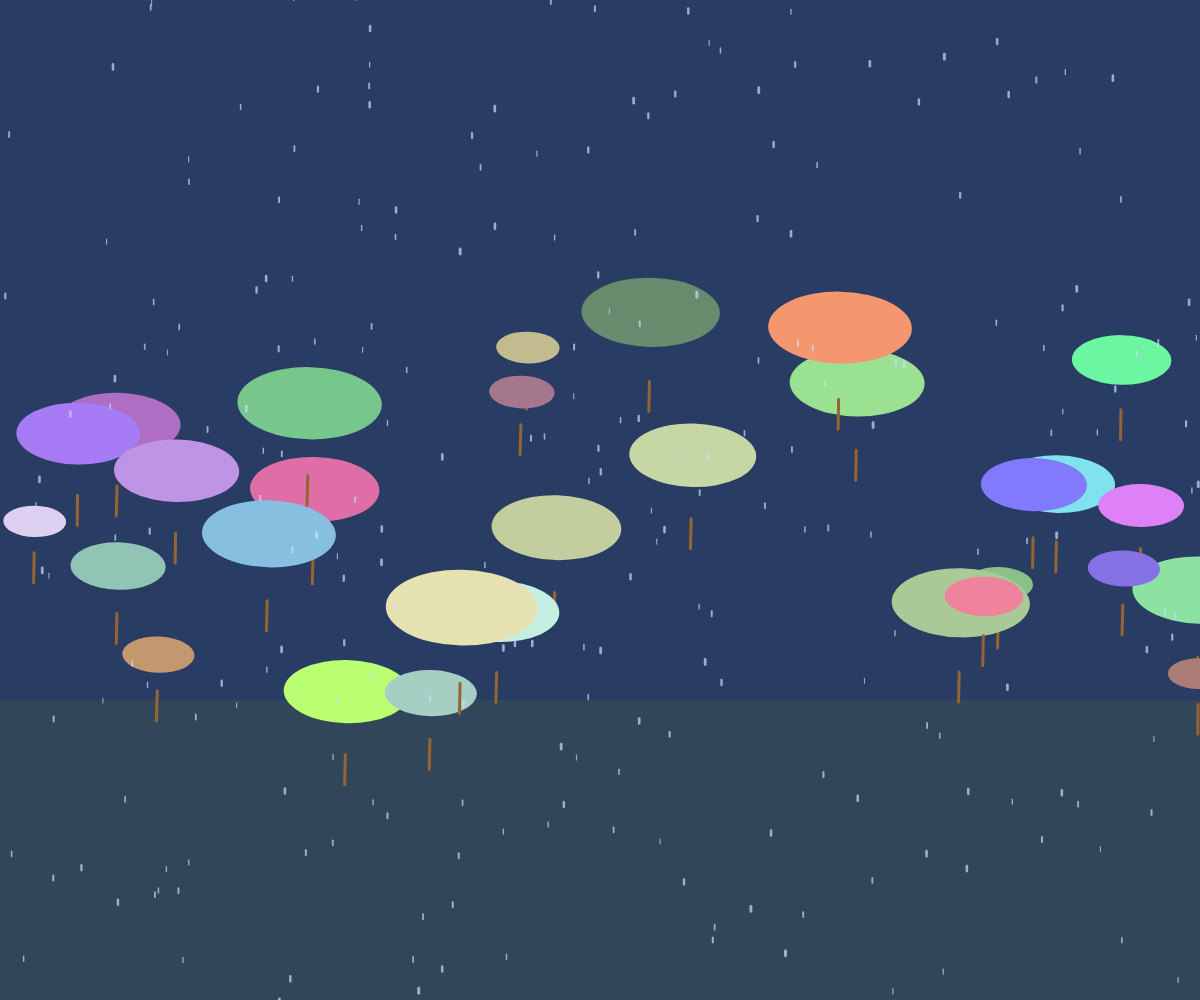
Frame 1 (no input)
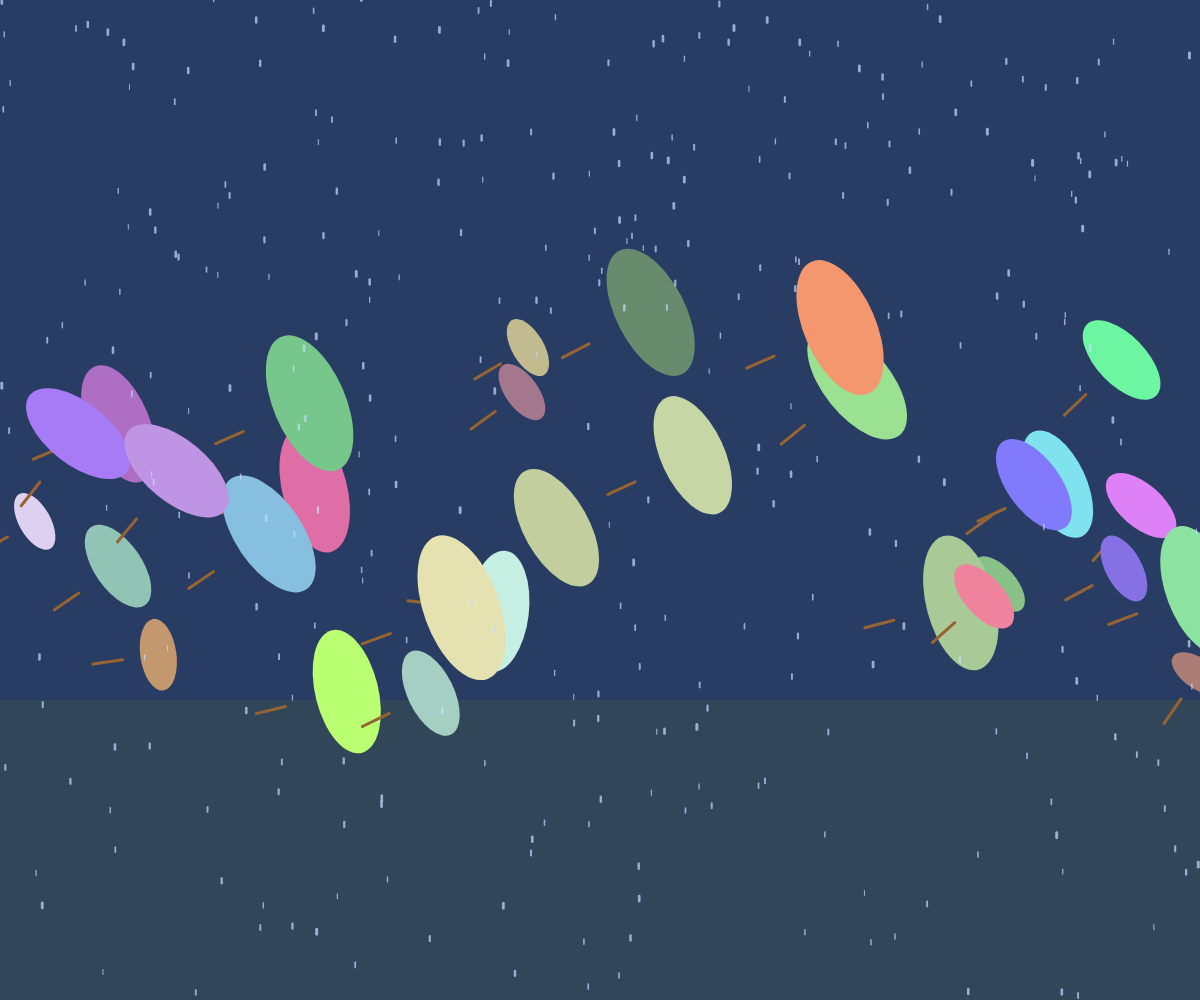
Frame 60 (no input)
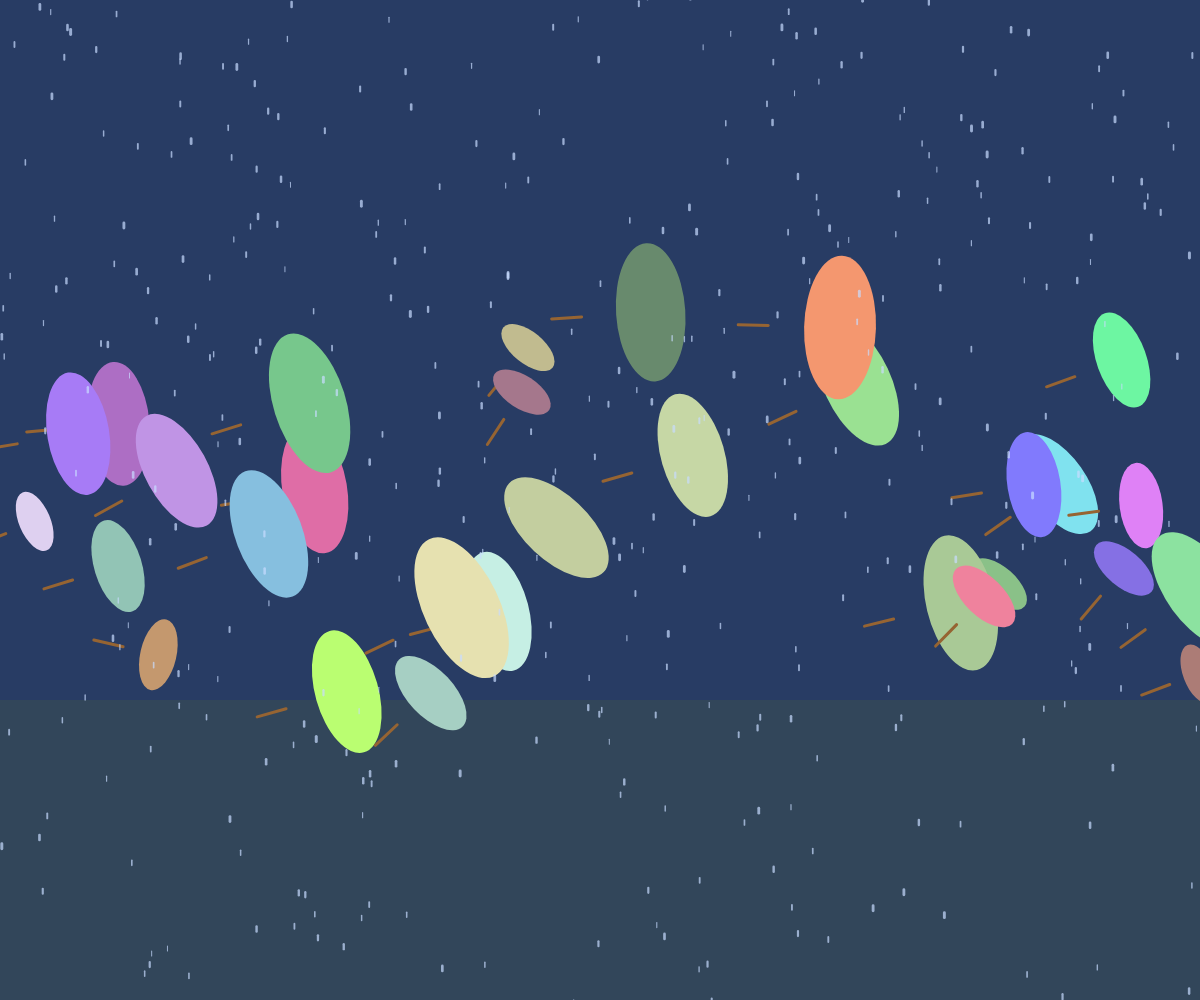
Frame 120 (the mouse pressed at the canvas centre since frame 60)

The p5.js sketch that drew these frames (run headless with seeded random() and noise() and a simulated clock; from frame 60 on, the mouse is pressed at the canvas centre):

// p5.js sketch
// ── sketch.js
let umbrellas = [];
let rain = [];
let wind = 0;
let windDirection = 1;

function setup() {
  createCanvas(windowWidth, windowHeight);
  // Create initial umbrellas
  for (let i = 0; i < 30; i++) {
    umbrellas.push({
      x: random(width),
      y: random(height * 0.3, height * 0.7),
      radius: random(30, 80),
      color: color(random(100, 255), random(100, 255), random(100, 255)),
      angle: 0,
      speed: random(0.01, 0.03),
      open: false,
      targetAngle: random(PI/4, PI/2),
      sway: 0
    });
  }
  // Create rain drops
  for (let i = 0; i < 500; i++) {
    rain.push({
      x: random(width),
      y: random(-height, height),
      speed: random(3, 8),
      size: random(1, 3)
    });
  }
}

function draw() {
  background(40, 60, 100);
  
  // Update wind
  wind = sin(frameCount * 0.01) * 0.5;
  windDirection += random(-0.01, 0.01);
  
  // Draw ground
  fill(50, 70, 90);
  noStroke();
  rect(0, height * 0.7, width, height * 0.3);
  
  // Draw umbrellas
  for (let umbrella of umbrellas) {
    if (!umbrella.open) {
      umbrella.angle += umbrella.speed;
      if (umbrella.angle > umbrella.targetAngle) {
        umbrella.open = true;
      }
    } else {
      umbrella.sway = sin(frameCount * 0.05 + umbrella.x * 0.01) * wind * 0.5;
    }
    
    push();
    translate(umbrella.x, umbrella.y);
    rotate(umbrella.angle + umbrella.sway);
    
    // Draw umbrella canopy
    fill(umbrella.color);
    noStroke();
    ellipse(0, 0, umbrella.radius * 2, umbrella.radius);
    
    // Draw umbrella handle
    stroke(150, 100, 50);
    strokeWeight(3);
    line(0, umbrella.radius, 0, umbrella.radius + 30);
    
    pop();
  }
  
  // Draw rain
  for (let drop of rain) {
    drop.y += drop.speed;
    if (drop.y > height) {
      drop.y = random(-20, -5);
      drop.x = random(width);
    }
    
    stroke(200, 220, 255, 180);
    strokeWeight(drop.size);
    line(drop.x, drop.y, drop.x, drop.y + 5);
  }
}

function windowResized() {
  resizeCanvas(windowWidth, windowHeight);
}
